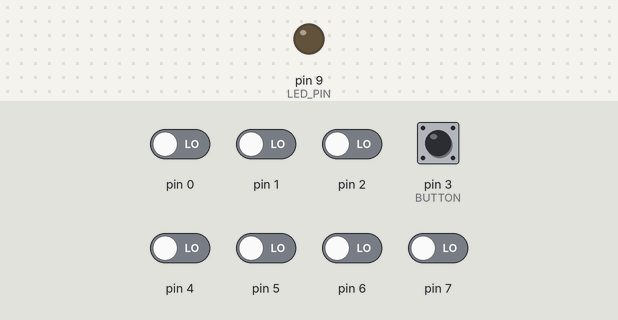
A program run on a simulated Arduino Uno, built for the host (arithmetic inside an expression is 32-bit, double 64-bit). Parts: output pins drawn as LEDs (lit = HIGH). Inputs (shaded band) come from the test bench; at power-on: pin 0–2, pin 3 (BUTTON), pin 4–7 LOW.

Above: at 1.2 s.
1.3 s: pin 3 (BUTTON) pulled HIGH for 0.15 s
At 1.9 s:
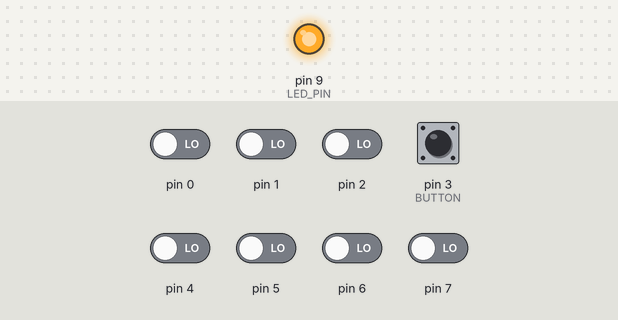
Timing chart, 0 to 4.3 s (numbered marks = the images above; inputs shaded):
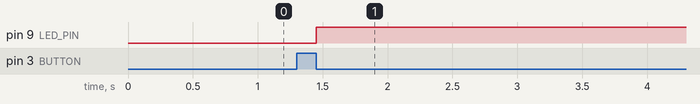

The program:

main.cpp
```cpp
/*--------------------------------------------------------------------
Name:   Brandon Ramos
Date:   <date you started working on the file>
Course: CSCE 236 Embedded Systems (Fall 2020)
File:   main.cpp
HW/Lab: Lab 4, Real Time Events

Purp: Template program for Lab 4 to illustrate Real Time Events

Doc:  Datasheet, TA and Prof Help and Schematic

Academic Integrity Statement: I certify that, while others may have
assisted me in brain storming, debugging and validating this program,
the program itself is my own work. I understand that submitting code
which is the work of other individuals is a violation of the honor
code.  I also understand that if I knowingly give my original work to
another individual is also a violation of the honor code.
--------------------------------------------------------------------*/

#include <Arduino.h>

#define BUTTON PIND3

//LED pin 9 or Port B1
#define LED_PIN PINB1

ISR(INT1_vect){
  //INT1 interrupt handling code goes here
  PORTB |= (1<<LED_PIN);
}

void setup() {
  Serial.begin(9600);
  // put your setup code here, to run once:

  //Set bits 3:2 for low request interrupt
  //also would work for logic change
  EICRA &= ~(1<<2);
  EICRA &= ~(1<<3);
  //Enable external interrupt for INT1
  EIMSK = (1<<1);

  //Setup the button
  DDRD &= ~(1 << BUTTON); /* Input Button on Pin 3 */
  // PORTD |= 1 << BUTTON; /* Enable pullup on Pin 3 */

  DDRB |= (1<<LED_PIN); //set output for pin 9
  PORTB &= ~(1<<LED_PIN); //turn off
}

void loop() {
  // put your main code here, to run repeatedly:
  delayMicroseconds(2);
  if(((PIND & B00001000)>>3) == 1 ){
    PORTB &= ~(1<<LED_PIN);
  }
}


// ISR(INT1_vect){
//   //INT1 interrupt handling code goes here
//   PORTB |= (1<<LED_PIN);
// }

// void setup() {
//   Serial.begin(9600);
//   // put your setup code here, to run once:

//   //Set bits 3:2 for falling edge request interrupt
//   EICRA |= (1<<3);
//   EICRA &= ~(1<<2);
//   //Enable external interrupt for INT1
//   EIMSK = (1<<1);

//   //Setup the button
//   DDRD &= ~(1 << BUTTON); /* Input Button on Pin 3 */
//   // PORTD |= 1 << BUTTON; /* Enable pullup on Pin 3 */

//   DDRB |= (1<<LED_PIN); //set output for pin 9
//   PORTB &= ~(1<<LED_PIN); //turn off
// }

// void loop() {
//   // put your main code here, to run repeatedly:
//   // Serial.println((PIND & B00001000)>>3);
//   delayMicroseconds(2);
//   cli();
//   if(((PIND & B00001000)>>3) == 1 ){
//     PORTB &= ~(1<<LED_PIN);
//   }
//   sei();
// }
```

Measured:
- after the input at 1.3 s, pin 9 (LED_PIN): LOW → HIGH after 0.15 s
